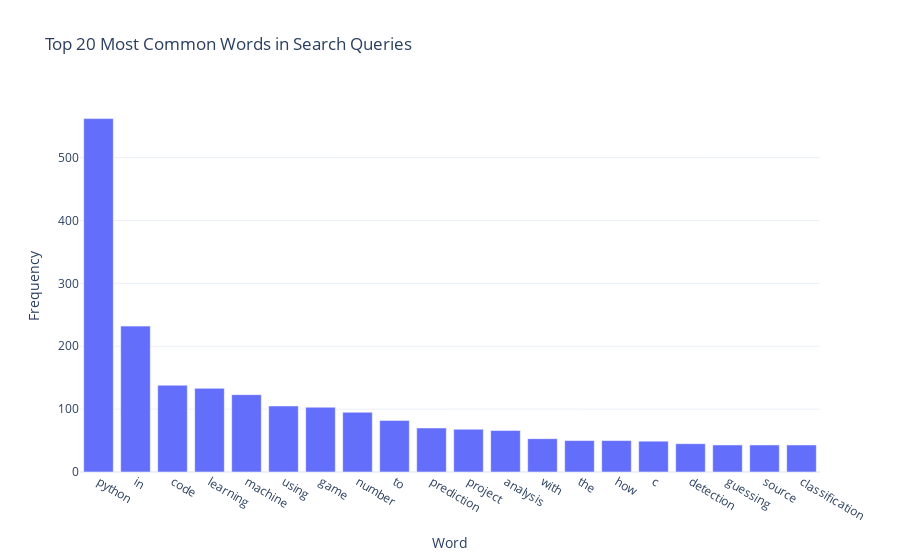

Notebook code cell kept with this figure:
### Code cell
# Function to clean and split the queries into words
def clean_and_split(query):
    words = re.findall(r'\b[a-zA-Z]+\b', query.lower())
    return words

# Split each query into words and count the frequency of each word
word_counts = Counter()
for query in queries_df['Top queries']:
    word_counts.update(clean_and_split(query))

word_freq_df = pd.DataFrame(word_counts.most_common(20), columns=['Word', 'Frequency'])

# Plotting the word frequencies
fig = px.bar(word_freq_df, x='Word', y='Frequency', title='Top 20 Most Common Words in Search Queries')
fig.show()
fig.write_image("../output/word_frequencies.png")

### Figure 1 — Plotly figure (JSON) as saved in the notebook; plotly's stock layout.template omitted (floating-point values rounded to 4 significant figures)
{"data": [{"hovertemplate": "Word=%{x}<br>Frequency=%{y}<extra></extra>", "legendgroup": "", "marker": {"color": "#636efa", "pattern": {"shape": ""}}, "name": "", "orientation": "v", "showlegend": false, "textposition": "auto", "type": "bar", "x": ["python", "in", "code", "learning", "machine", "using", "game", "number", "to", "prediction", "project", "analysis", "with", "the", "how", "c", "detection", "guessing", "source", "classification"], "xaxis": "x", "y": [562, 232, 138, 133, 123, 105, 103, 95, 82, 70, 68, 66, 53, 50, 50, 49, 45, 43, 43, 43], "yaxis": "y"}], "layout": {"barmode": "relative", "legend": {"tracegroupgap": 0}, "title": {"text": "Top 20 Most Common Words in Search Queries"}, "xaxis": {"anchor": "y", "domain": [0, 1], "title": {"text": "Word"}}, "yaxis": {"anchor": "x", "domain": [0, 1], "title": {"text": "Frequency"}}}}
